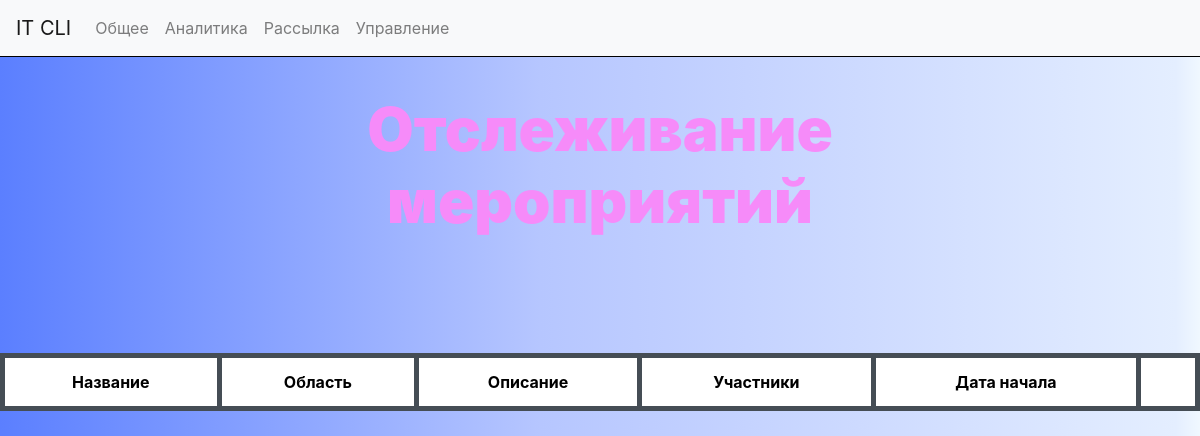
The app's page /cli/, older data.
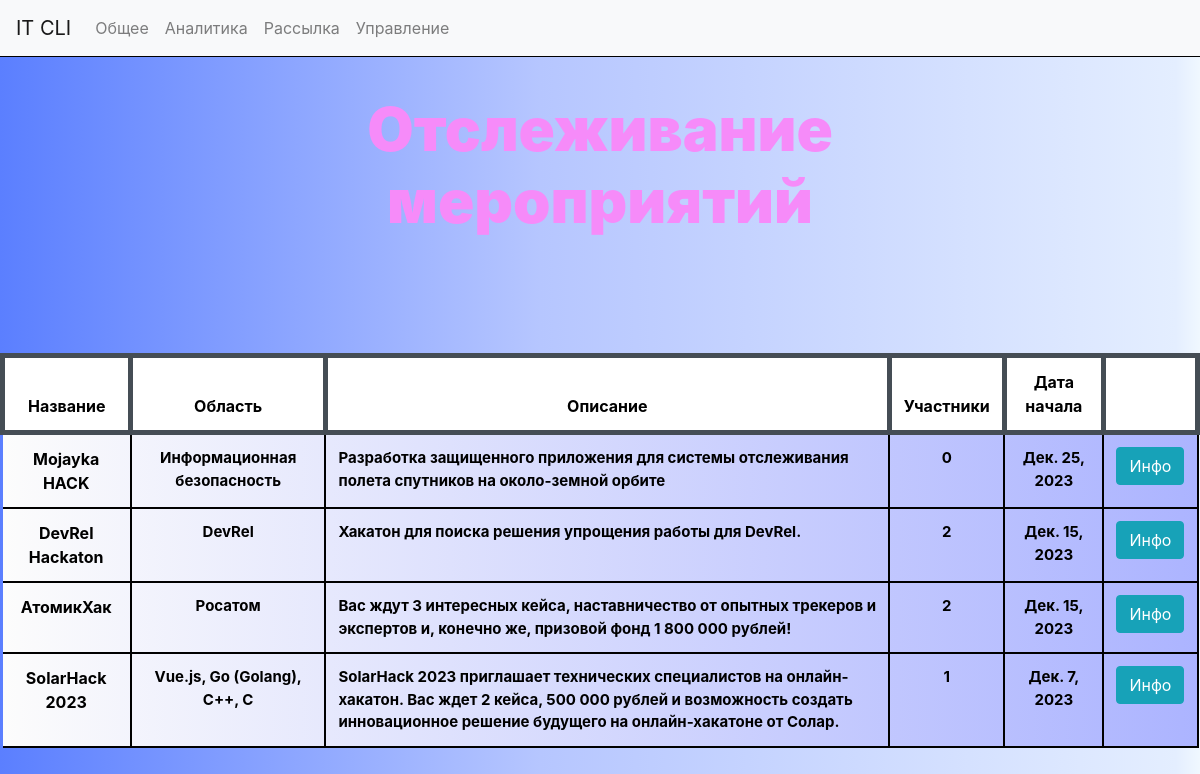
The same page, newer data.
### cli/models.py (models this page shows, shortened)
class Meetup(models.Model):
    user = models.ManyToManyField(User)
    name = models.CharField('Название', max_length=100, blank=False)
    area = models.CharField('Сфера', max_length=100, blank=False)
    description = models.TextField('Описание', max_length=500, blank=True)
    start_date = models.DateField('Дата начала', blank=False, default=timezone.now)
    def get_users(self) -> int:
        return self.user.count()

### cli/views.py (the view)
# urls.py: path("", views.home, name="home"),
def home(request):
    ivent = Meetup.objects.order_by('-start_date')
    context = {
        'ivent': ivent,
    }
    return render(request, 'cli/home.html', context=context)

### cli/templates/cli/home.html (shortened to what this page needs)
{% extends 'cli/base.html' %}
{% load static %}
{% block content %}
    <div class="table">
        <br/><center><h2>Отслеживание мероприятий</h2></center>
        <br/>
        <br/>
        <br/>
        <br/>
        <table class="table">
          <thead class="thead-dark">
            <tr>
                <th scope="col">Название</th>
                <th scope="col">Область</th>
                <th scope="col">Описание</th>
                <th scope="col">Участники</th>
                <th scope="col">Дата начала</th>
                <th scope="col"></th>
            </tr>
          </thead>
          <tbody>
            {% for i in ivent %}
            <tr>
              <th scope="row">{{i.name}}</th>
                <td style="text-align: center">{{i.area}}</td>
                <td>{{i.description}}</td>
                <td style="text-align: center">{{i.get_users}}</td>
                <td style="text-align: center">{{i.start_date}}</td>
                <td><a href="{% url 'mt_card' i.id %}" class="btn btn-info">Инфо</a></td>
            </tr>
            {% endfor %}
          </tbody>
        </table>
    </div>
{% endblock %}

### cli/templates/cli/base.html (shortened to what this page needs)
<!DOCTYPE html>
<html lang="ru">
<head>
    <link rel="stylesheet" href="https://stackpath.bootstrapcdn.com/bootstrap/4.3.1/css/bootstrap.min.css">
</head>
<body>
    <nav class="navbar navbar-expand-lg navbar-light bg-light" style = "border-bottom: 1px solid black">
      <a class="navbar-brand" href="">IT CLI</a>
      <div class="collapse navbar-collapse" id="navbarNav">
        <ul class="navbar-nav">
            <li class="nav-item">
                <a class="nav-link" href="{% url 'home' %}">Общее</a>
            </li>
            <li class="nav-item">
                <a class="nav-link" href="{% url 'analisus' %}">Аналитика</a>
            </li>
            <li class="nav-item">
                <a class="nav-link" href="{% url 'send' %}">Рассылка</a>
            </li>
            <li class="nav-item">
                <a class="nav-link" href="{% url 'manage' %}">Управление</a>
            </li>
        </ul>
      </div>
    </nav>
{% block content %}
{% endblock %}
</body>
</html>

### cli/templates/cli/base.html (style rules this page uses)
body { background: rgb(0,36,1); background: linear-gradient(90deg, rgba(0,36,1,1) 0%, rgba(91,127,255,1) 0%, rgba(182,198,255,1) 45%, rgba(228,238,255,1) 98%, rgba(240,248,255,1) 100%); }
nav { background-color: white; }

### cli/templates/cli/home.html (style rules this page uses)
h2 { display: block; margin-left: 50%; transform: translateX(-50%); color: #f68bf9; font-size: 60px; font-weight: 900; margin-top: 1%; padding-bottom: 1%; animation: text_color 2000ms ease infinite; }
thead { background-color: white; }
tr { background: rgb(0,36,1); background: linear-gradient(90deg, rgba(0,36,1,1) 0%, rgba(9,59,207,1) 0%, rgba(246,133,249,1) 0%, rgba(252,252,252,1) 0%, rgba(172,180,255,1) 100%, rgba(255,255,255,1) 100%); color: black; font-weight: 700; border-radius: 10px; }
th { color: black; text-align: center; margin-top: 1%; border-right: 2px solid black; border-bottom: 2px solid black; }
td { margin-top: 1%; border-right: 2px solid black; border-bottom: 2px solid black; font-size: 15px; }
.table .thead-dark th { color: black; border: 5px solid royalblue; background-color: white; border-color: #454d55; }

Row changes from the older to the newer data that the page shows:
added Meetup: name "Mojayka HACK", area "Информационная безопасность", description "Разработка защищенного приложения для системы отслеживания полета спутников на около-земной орбите", get_users "0", start_date "Дек. 25, 2023"
added Meetup: name "DevRel Hackaton", area "DevRel", description "Хакатон для поиска решения упрощения работы для DevRel.", get_users "2", start_date "Дек. 15, 2023"
added Meetup: name "АтомикХак", area "Росатом", description "Вас ждут 3 интересных кейса, наставничество от опытных трекеров и экспертов и, конечно же, призовой фонд 1 800 000 рублей!", get_users "2", start_date "Дек. 15, 2023"
added Meetup: name "SolarHack 2023", area "Vue.js, Go (Golang), C++, C", description "SolarHack 2023 приглашает технических специалистов на онлайн-хакатон. Вас ждет 2 кейса, 500 000 рублей и возможность создать инновационное решение будущего на онлайн-хакатоне от Солар.", get_users "1", start_date "Дек. 7, 2023"
